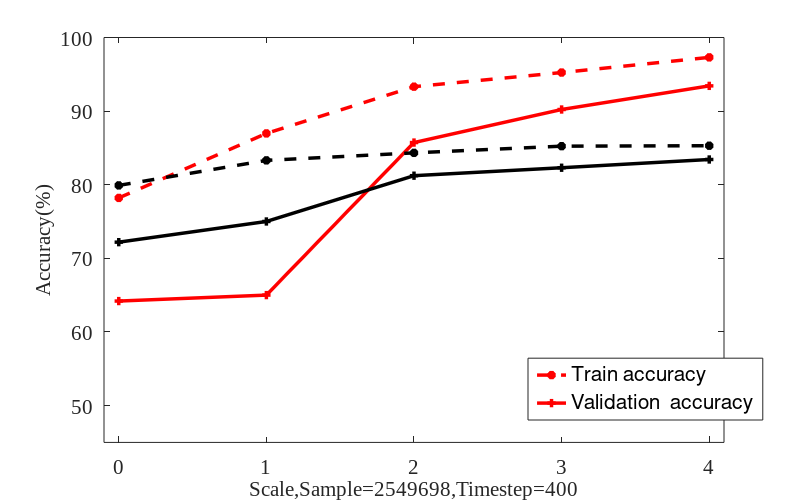

Source code (MATLAB):

y1=[78.21 86.97	93.32	95.24	97.30]
y2=[64.2 65.01	85.73	90.22	93.43]

y3=[79.91 83.31	84.33	85.24	85.30]
y4=[72.2 75.01	81.23	82.31	83.43]
plot(y1,'--*r','linewidth',2.5)
hold on
plot(y2,'-+r','linewidth',2.5)
hold on
plot(y3,'--*k','linewidth',2.5)
hold on
plot(y4,'-+k','linewidth',2.5)
set(gca,'xtick',1:1:5);

set(gca,'xticklabel',{'0','1','2','3','4'});
axis([0.9 5.1 45 100])

set(gca,'FontSize',15,'Fontname','Times New Roman');
xlabel('Scale,Sample=2549698,Timestep=400','FontSize',15)
ylabel('Accuracy(%)','FontSize',15)
legh=legend('Train accuracy','Validation  accuracy')
set(legh,'position',[0.66 0.16 0.1 0.05],'FontSize',15)
set(gcf,'PaperUnits','inches','PaperPosition',[0 0 8 5])
saveas(gcf,'E:\workspace\matlab\Result\sampleNum\timestep500acc1','tif');